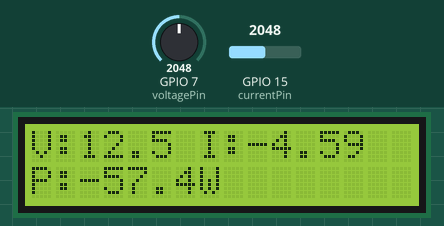
The sketch below on a simulated ESP32. On the bench: 16×2 character LCD. The test bench sets the inputs (shaded band); at power-on: GPIO 7 (voltagePin) = 2048, GPIO 15 (currentPin) = 2048.

Above: at 1.3 s.
1.4 s: GPIO 7 (voltagePin) set to 2866
At 2.7 s:
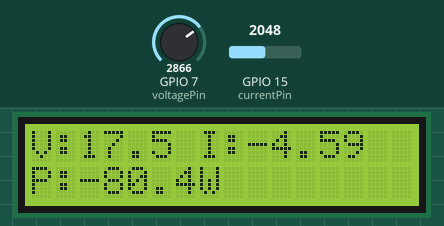
3.7 s: GPIO 15 (currentPin) set to 2866
At 4.8 s:
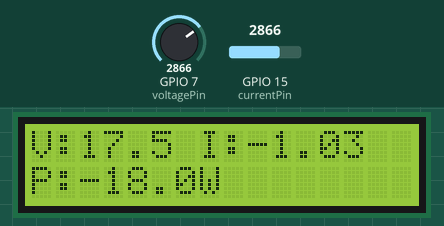
5.7 s: GPIO 7 (voltagePin) set to 3603
At 7.0 s:
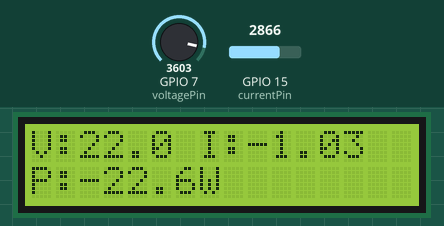
7.8 s: GPIO 15 (currentPin) set to 3603
At 9.1 s:
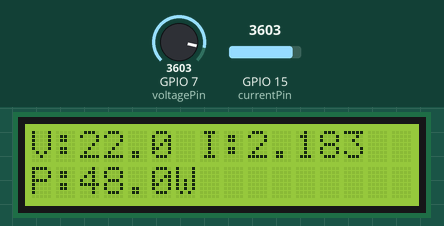
9.8 s: GPIO 7 (voltagePin) set to 4095
At 11.1 s:
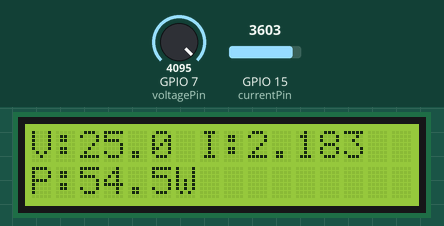
11.9 s: GPIO 15 (currentPin) set to 4095
At 13.2 s:
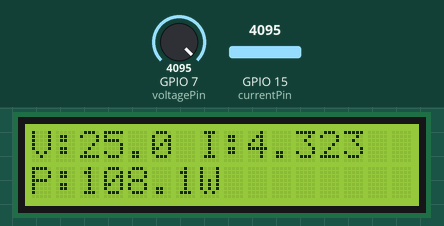
Timing chart, 0 to 14.9 s (numbered marks = the images above; inputs shaded):
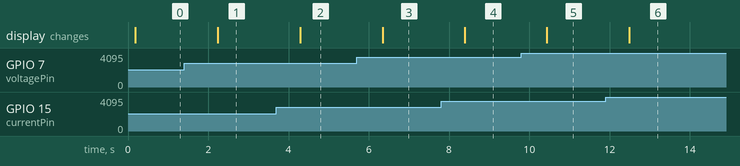

Measured:
- after the input at 1.4 s, the display: changes after 0.84 s (image 1)
- after the input at 3.7 s, the display: changes after 0.59 s (image 2)
- after the input at 5.7 s, the display: changes after 0.64 s (image 3)
- after the input at 7.8 s, the display: changes after 0.59 s (image 4)
- after the input at 9.8 s, the display: changes after 0.64 s (image 5)
- after the input at 11.9 s, the display: changes after 0.59 s (image 6)

The sketch:

ssm.ino
```cpp
#include "freertos/FreeRTOS.h"
#include "freertos/task.h"
#include "freertos/semphr.h"
#include <LiquidCrystal_I2C.h>

LiquidCrystal_I2C lcd(0x27, 16, 2);  // Confirmed address

// Task handles
TaskHandle_t lcdTask_Handle = NULL;
TaskHandle_t pvCell_Handle = NULL;

// Semaphore
SemaphoreHandle_t pvSemaphore = NULL;

// Pins
const int voltagePin = 7;
const int currentPin = 15;

// Shared data
volatile float voltage = 0.0;
volatile float current = 0.0;
volatile float power = 0.0;

const float sensitivity = 0.185; // ACS712 sensitivity
const float offset = 2.5;

void pvCell(void *pvParameter) {
  while (1) {
    if (xSemaphoreTake(pvSemaphore, portMAX_DELAY) == pdTRUE) {
      // Simulated analog read (replace with real ADC reads)
      int rawV = analogRead(voltagePin);
      float sensorVoltage = rawV * (3.3 / 4095.0);
      float vIn = sensorVoltage * (25.0 / 3.3);  // V025C scale

      int rawC = analogRead(currentPin);
      float cADC = rawC * (3.3 / 4095.0);
      float iIn = (cADC - offset) / sensitivity;

      voltage = vIn;
      current = iIn;
      power = vIn * iIn;

      xSemaphoreGive(pvSemaphore);
    }

    vTaskDelay(pdMS_TO_TICKS(500));
  }
}

void lcdTask(void *pvParameter) {
  while (1) {
    if (xSemaphoreTake(pvSemaphore, portMAX_DELAY) == pdTRUE) {
      lcd.setCursor(0, 0);
      lcd.print("V:");
      lcd.print(voltage, 1);
      lcd.print(" I:");
      lcd.print(current, 2);

      lcd.setCursor(0, 1);
      lcd.print("P:");
      lcd.print(power, 1);
      lcd.print("W    ");  // Clear remaining chars

      xSemaphoreGive(pvSemaphore);
    }

    vTaskDelay(pdMS_TO_TICKS(1000));
  }
}

void setup() {
  Serial.begin(115200);
  lcd.init();
  lcd.backlight();
  delay(100); // Ensure LCD is stable before tasks

  pvSemaphore = xSemaphoreCreateBinary();
  xSemaphoreGive(pvSemaphore);

  xTaskCreate(pvCell, "pvCell", 2048, NULL, 2, &pvCell_Handle);
  xTaskCreate(lcdTask, "lcdTask", 2048, NULL, 1, &lcdTask_Handle);
}

void loop() {
  // Empty. FreeRTOS runs tasks.
}
```
